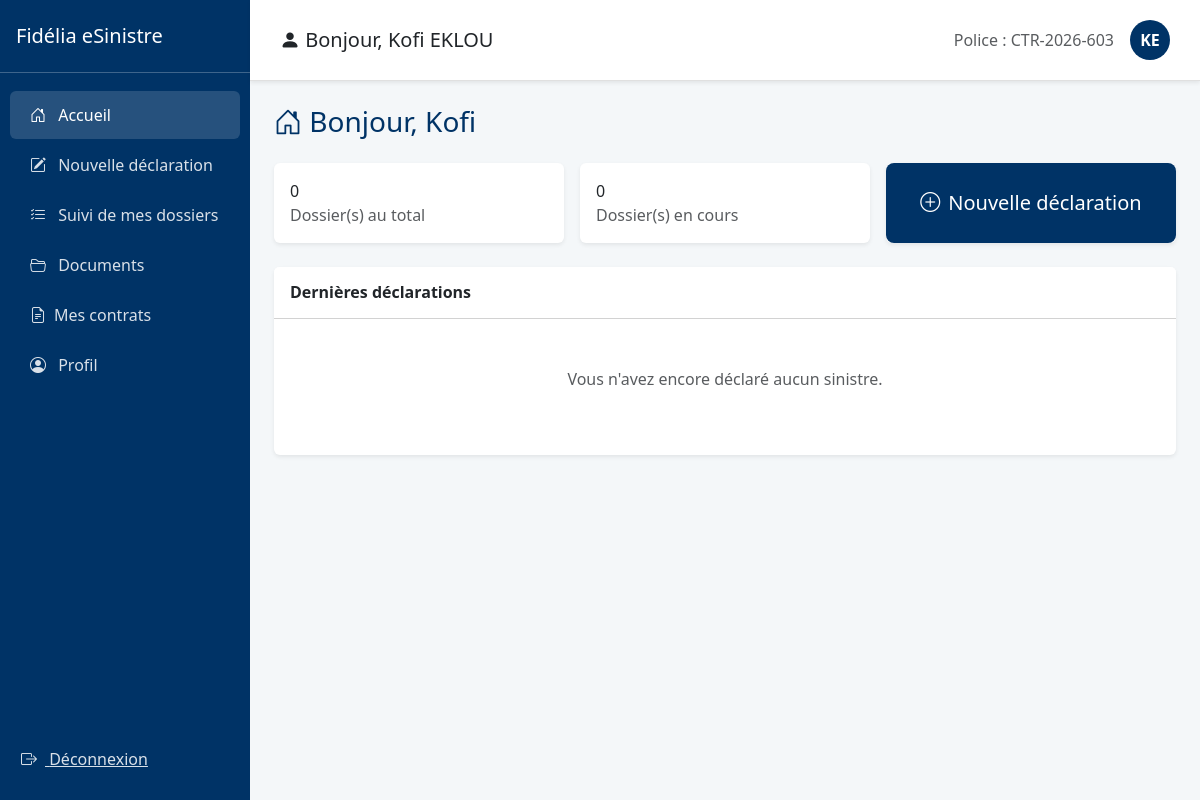
/sinistres/accueil/ (signed in), run on an earlier commit of the app's database.
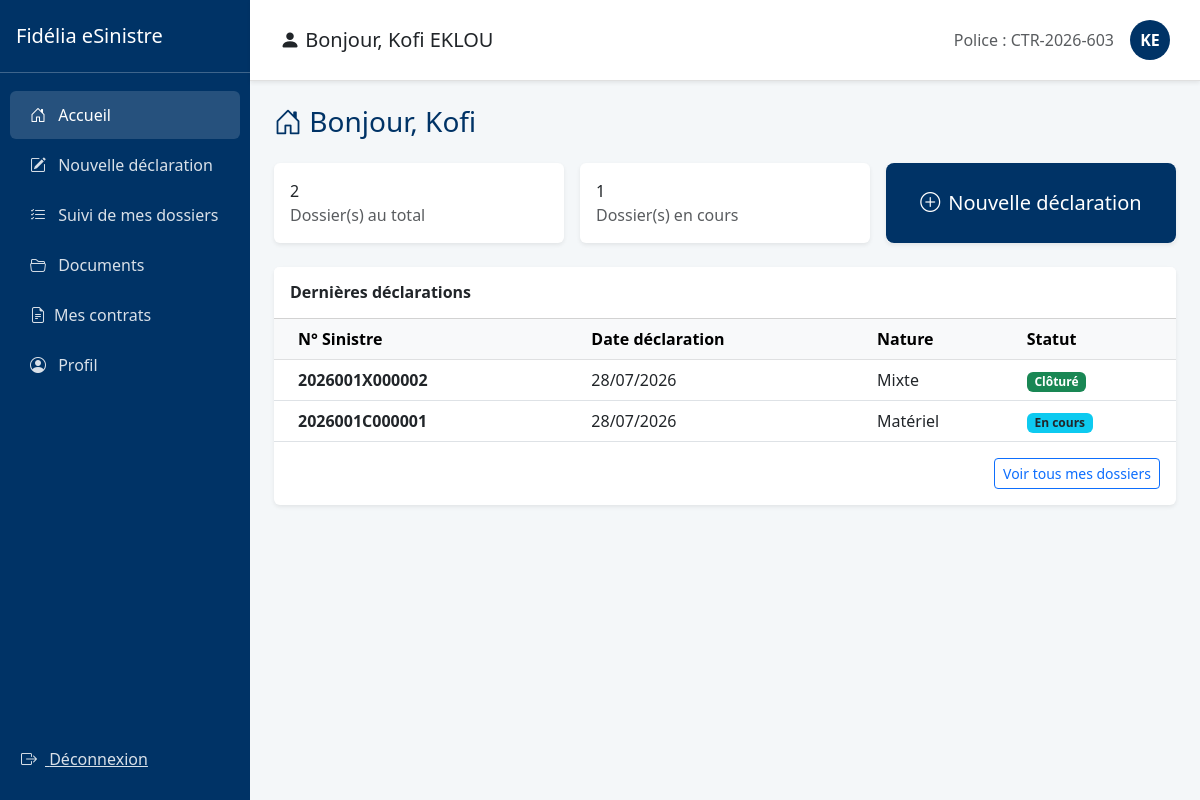
And on a later commit of the database.
### gestion_sinistres/models.py (models this page shows, shortened)
class Sinistre(models.Model):
    NATURE_CHOICES = [('C', 'Corporel'), ('M', 'Matériel'), ('X', 'Mixte')]
    STATUS_CHOICES = [
        ('SOUMIS', 'Soumis'),
        ('ATTENTE_COMPLEMENTS', 'En attente de compléments'),
        ('ATTENTE_VALIDATION', 'En attente de validation'),
        ('A_CORRIGER', 'A corriger'),
        ('EN_COURS', 'En cours'),
        ('CHEQUE_EMIS', 'Chèque émis'),
        ('CLOTURE', 'Clôturé'),
        ('SANS_SUITE', 'Sans suite'),
        ('REOUVERT', 'Réouvert'),
    ]
    nom_conducteur = models.CharField(max_length=100)
    immatriculation = models.CharField(max_length=50, blank=True, null=True, verbose_name="Immatriculation")
    numero_sinistre = models.CharField(max_length=20, unique=True)
    statut = models.CharField(max_length=30, choices=STATUS_CHOICES, default='SOUMIS')
    agent_traitant = models.CharField(max_length=100, blank=True, null=True)
    montant_estime = models.DecimalField(max_digits=12, decimal_places=2, default=0)
    prix_retenu = models.DecimalField(max_digits=12, decimal_places=2, null=True, blank=True)
    attestation_generee = models.BooleanField(default=False)
    date_attestation = models.DateTimeField(null=True, blank=True)
    date_cloture = models.DateTimeField(null=True, blank=True)
    indemnisation_validee = models.BooleanField(default=False)
    date_survenance = models.DateTimeField()
    date_declaration = models.DateTimeField(auto_now_add=True)
    heure_approximative = models.TimeField()
    circonstances = models.TextField()
    vehicule = models.ForeignKey(Vehicule, on_delete=models.CASCADE)
    region = models.ForeignKey(Region, on_delete=models.SET_NULL, null=True)
    commune = models.ForeignKey(Commune, on_delete=models.SET_NULL, null=True)
    ville = models.ForeignKey(Ville, on_delete=models.SET_NULL, null=True)
    quartier = models.CharField(max_length=150)
    nature = models.CharField(max_length=1, choices=NATURE_CHOICES)
    numero_point_vente = models.CharField(max_length=10, default="001")
    assure = models.ForeignKey(User, on_delete=models.CASCADE, related_name='sinistres')
    quittance = models.ForeignKey(Quittance, on_delete=models.SET_NULL, null=True, blank=True)
    lettre_derogation = models.FileField(upload_to='sinistres/derogations/', blank=True, null=True)
    autre_vehicule_implique = models.BooleanField(default=False)
    vehicule_adverse_immatriculation = models.CharField(max_length=50, blank=True, null=True)
    vehicule_adverse_marque = models.CharField(max_length=50, blank=True, null=True)
    vehicule_adverse_modele = models.CharField(max_length=50, blank=True, null=True)
    vehicule_adverse_compagnie = models.CharField(max_length=100, blank=True, null=True, verbose_name="Compagnie d'assurance (véhicule adverse)")
    nombre_blesses = models.PositiveSmallIntegerField(default=0)
    nombre_morts = models.PositiveSmallIntegerField(default=0)

### gestion_sinistres/views.py (the view)
# urls.py: path('accueil/', views.accueil_assure, name='accueil_assure'),
@login_required
def accueil_assure(request):
    all_sinistres = Sinistre.objects.filter(assure=request.user)
    context = {
        'total': all_sinistres.count(),
        'en_cours': all_sinistres.filter(statut='EN_COURS').count(),
        'derniers': all_sinistres.order_by('-date_declaration')[:5],
    }
    return render(request, 'accueil_assure.html', context)

### gestion_sinistres/templates/accueil_assure.html (shortened to what this page needs)
{% extends 'base_assure.html' %}
{% block content %}
<h3 class="mb-4" style="color: #003366;">
    <i class="bi bi-house-door"></i> Bonjour, {{ request.user.first_name|default:request.user.username }}
</h3>
<div class="row g-3 mb-4">
    <div class="col-md-4">
        <div class="card stat-card shadow-sm border-0 h-100">
            <div class="card-body">
                <div class="stat-number">{{ total }}</div>
                <div class="text-muted">Dossier(s) au total</div>
            </div>
        </div>
    </div>
    <div class="col-md-4">
        <div class="card stat-card shadow-sm border-0 h-100">
            <div class="card-body">
                <div class="stat-number">{{ en_cours }}</div>
                <div class="text-muted">Dossier(s) en cours</div>
            </div>
        </div>
    </div>
    <div class="col-md-4">
        <div class="card stat-card shadow-sm border-0 h-100 d-flex align-items-center justify-content-center">
            <a href="{% url 'declarer_sinistre' %}" class="btn btn-lg w-100 h-100 d-flex align-items-center justify-content-center" style="background-color: #003366; color: white;">
                <i class="bi bi-plus-circle me-2"></i> Nouvelle déclaration
            </a>
        </div>
    </div>
</div>
<div class="card shadow-sm border-0">
    <div class="card-header bg-white py-3">
        <h6 class="mb-0 fw-bold">Dernières déclarations</h6>
    </div>
    <div class="card-body p-0">
        {% if derniers %}
        <table class="table table-hover align-middle mb-0">
            <thead class="table-light">
                <tr>
                    <th class="ps-4">N° Sinistre</th>
                    <th>Date déclaration</th>
                    <th>Nature</th>
                    <th>Statut</th>
                </tr>
            </thead>
            <tbody>
                {% for sinistre in derniers %}
                <tr>
                    <td class="ps-4"><strong>{{ sinistre.numero_sinistre }}</strong></td>
                    <td>{{ sinistre.date_declaration|date:"d/m/Y" }}</td>
                    <td>{{ sinistre.get_nature_display }}</td>
                    <td>
                        {% if sinistre.statut == 'SOUMIS' %}<span class="badge bg-primary">{{ sinistre.get_statut_display }}</span>
                        {% elif sinistre.statut == 'ATTENTE' %}<span class="badge bg-warning text-dark">{{ sinistre.get_statut_display }}</span>
                        {% elif sinistre.statut == 'EN_COURS' %}<span class="badge bg-info text-dark">{{ sinistre.get_statut_display }}</span>
                        {% elif sinistre.statut == 'CLOTURE' %}<span class="badge bg-success">{{ sinistre.get_statut_display }}</span>
                        {% else %}<span class="badge bg-secondary">{{ sinistre.get_statut_display }}</span>
                        {% endif %}
                    </td>
                </tr>
                {% endfor %}
            </tbody>
        </table>
        <div class="p-3 text-end">
            <a href="{% url 'suivi_sinistres' %}" class="btn btn-sm btn-outline-primary">Voir tous mes dossiers</a>
        </div>
        {% else %}
        <p class="text-muted text-center py-5">Vous n'avez encore déclaré aucun sinistre.</p>
        {% endif %}
    </div>
</div>
{% endblock %}

What changed in the data, as far as the page shows it:
added Sinistre: numero_sinistre "2026001X000002", date_declaration "28/07/2026", nature "Mixte", statut "Clôturé"
added Sinistre: numero_sinistre "2026001C000001", date_declaration "28/07/2026", nature "Matériel", statut "En cours"
Also different on the page:
{{ total }}: "0" → "2"
{{ en_cours }}: "0" → "1"
text no longer shown: "Vous n'avez encore déclaré aucun sinistre."
text now shown: "N° Sinistre Date déclaration Nature Statut Voir tous mes dossiers"
